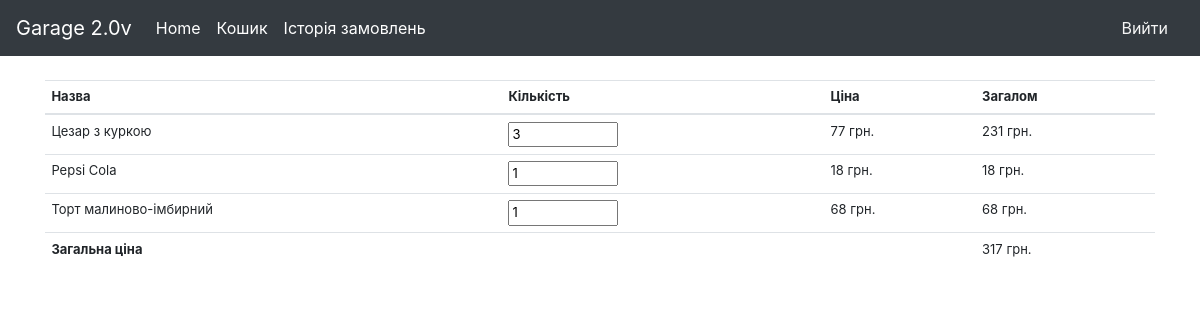
The app's page /cart/ (signed in) with its own data.
### myapp/models.py (models this page shows, shortened)
class CartItem(models.Model):
    class Meta:
        db_table = "cart_items"
    cart = models.ForeignKey(Cart, on_delete=models.CASCADE, related_name="items")
    count_items = models.IntegerField(default=1)
    dish = models.ForeignKey(Dish, on_delete=models.CASCADE)
    @property
    def total_price(self):
        return self.count_items * self.dish.price
    def __str__(self):
        return "{}".format(self.dish)

class Dish(models.Model):
    class Meta:
        db_table = "dishes"
    category = models.ForeignKey("Category", on_delete=models.CASCADE, null=False, blank=False,
                                 related_name="items")
    name = models.CharField(max_length=50, null=False)
    description = models.CharField(max_length=50)
    price = models.IntegerField(null=False)
    def __str__(self):
        return self.name

class Cart(models.Model):
    class Meta:
        db_table = "carts"
    user = models.ForeignKey(User, on_delete=models.CASCADE, related_name="cart")
    data_create = models.DateField(auto_now_add=True)
    active = models.BooleanField(default=True)
    @property
    def total_price(self):
        return sum([i.total_price for i in self.items.all()])

### myapp/views.py (the view)
# urls.py: path('cart/', cart_view, name='cart'),
@login_required
def cart_view(request):
    cart = request.user.profile.get_cart
    return render(request, 'myapp/cart.html', {'cart': cart})

### myapp/models.py (called while the page is built)
    @property
    def get_cart(self):
        cart, _ = Cart.objects.get_or_create(user=self.user, data_create=date.today())
        return cart

### myapp/views.py (called while the page is built)
def cart_active(request):
    cart_active = request.user.profile.get_cart.active
    return {'cart_active': cart_active}

### myapp/templates/myapp/cart.html (shortened to what this page needs)
{% extends 'base.html' %}
{% block content %}
    <form method="post" id="cartForm" action="{% url "order_create" %}">
        {% include 'includes/item_table.html'  %}
    </form>
{% endblock %}

### myapp/templates/includes/item_table.html (shortened to what this page needs)
<table class="table">
    <thead>
    <tr>
        <th scope="col">Назва</th>
        <th scope="col">Кількість</th>
        <th scope="col">Ціна</th>
        <th scope="col">Загалом</th>
    </tr>
    </thead>
    <tbody>
    {% for item in cart.items.all %}
        <tr>
            <td>{{ item }}</td>
            <td><input type="text" size="8" data-item-id="{{ item.id }}" class="itemQuantity" value="{{ item.count_items }}">
            </td>
            <td>{{ item.dish.price }} грн.</td>
            <td id="total">{{ item.total_price }} грн.</td>
        </tr>
    {% endfor %}
    <tr>
        <td colspan="3"><strong>Загальна ціна</strong></td>
        <td>{{ cart.total_price }} грн.</td>
    </tr>
    </tbody>
</table>

### myapp/static/css/order.css (style rules this page uses)
.table td, .table th { padding: .40rem;!important; font-size: small; }

### records on screen
CartItem: dish.name "Цезар з куркою", count_items "3", dish.price "77", total_price "231"
CartItem: dish.name "Pepsi Cola", count_items "1", dish.price "18", total_price "18"
CartItem: dish.name "Торт малиново-імбирний", count_items "1", dish.price "68", total_price "68"
Cart: total_price "317"
